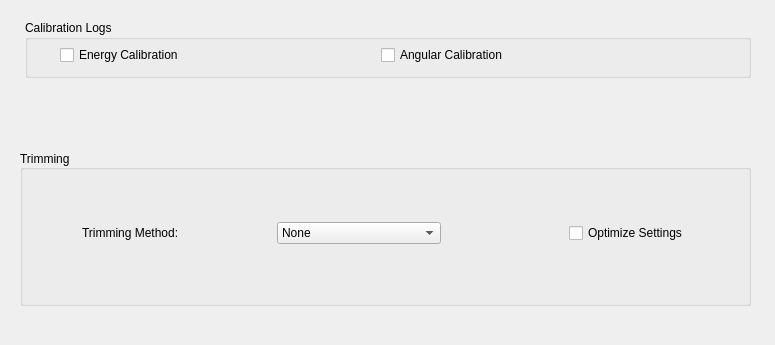
<?xml version="1.0" encoding="UTF-8"?>
<ui version="4.0">
 <class>TabAdvancedObject</class>
 <widget class="QWidget" name="TabAdvancedObject">
  <property name="geometry">
   <rect>
    <x>0</x>
    <y>0</y>
    <width>775</width>
    <height>345</height>
   </rect>
  </property>
  <property name="sizePolicy">
   <sizepolicy hsizetype="Preferred" vsizetype="Fixed">
    <horstretch>0</horstretch>
    <verstretch>0</verstretch>
   </sizepolicy>
  </property>
  <property name="minimumSize">
   <size>
    <width>0</width>
    <height>0</height>
   </size>
  </property>
  <property name="maximumSize">
   <size>
    <width>1000</width>
    <height>1000</height>
   </size>
  </property>
  <property name="windowTitle">
   <string>Form</string>
  </property>
  <widget class="QGroupBox" name="groupBox_3">
   <property name="geometry">
    <rect>
     <x>25</x>
     <y>20</y>
     <width>726</width>
     <height>58</height>
    </rect>
   </property>
   <property name="title">
    <string>Calibration Logs</string>
   </property>
   <widget class="QWidget" name="horizontalLayoutWidget_2">
    <property name="geometry">
     <rect>
      <x>35</x>
      <y>20</y>
      <width>626</width>
      <height>31</height>
     </rect>
    </property>
    <layout class="QHBoxLayout" name="horizontalLayout_3">
     <property name="spacing">
      <number>15</number>
     </property>
     <item>
      <widget class="QCheckBox" name="checkBox_3">
       <property name="text">
        <string>Energy Calibration</string>
       </property>
      </widget>
     </item>
     <item>
      <widget class="QCheckBox" name="checkBox_4">
       <property name="text">
        <string>Angular Calibration</string>
       </property>
      </widget>
     </item>
    </layout>
   </widget>
  </widget>
  <widget class="QGroupBox" name="groupBox_4">
   <property name="enabled">
    <bool>true</bool>
   </property>
   <property name="geometry">
    <rect>
     <x>20</x>
     <y>150</y>
     <width>731</width>
     <height>156</height>
    </rect>
   </property>
   <property name="title">
    <string>Trimming</string>
   </property>
   <property name="alignment">
    <set>Qt::AlignLeading|Qt::AlignLeft|Qt::AlignVCenter</set>
   </property>
   <property name="flat">
    <bool>false</bool>
   </property>
   <widget class="QWidget" name="gridLayoutWidget_6">
    <property name="geometry">
     <rect>
      <x>15</x>
      <y>20</y>
      <width>701</width>
      <height>126</height>
     </rect>
    </property>
    <layout class="QGridLayout" name="gridLayout_6">
     <item row="0" column="1">
      <spacer name="horizontalSpacer_17">
       <property name="orientation">
        <enum>Qt::Horizontal</enum>
       </property>
       <property name="sizeType">
        <enum>QSizePolicy::Fixed</enum>
       </property>
       <property name="sizeHint" stdset="0">
        <size>
         <width>45</width>
         <height>10</height>
        </size>
       </property>
      </spacer>
     </item>
     <item row="0" column="0">
      <widget class="QLabel" name="label">
       <property name="sizePolicy">
        <sizepolicy hsizetype="Fixed" vsizetype="Preferred">
         <horstretch>0</horstretch>
         <verstretch>0</verstretch>
        </sizepolicy>
       </property>
       <property name="text">
        <string>Trimming Method:</string>
       </property>
      </widget>
     </item>
     <item row="0" column="2">
      <widget class="QComboBox" name="comboBox">
       <property name="sizePolicy">
        <sizepolicy hsizetype="Fixed" vsizetype="Fixed">
         <horstretch>0</horstretch>
         <verstretch>0</verstretch>
        </sizepolicy>
       </property>
       <item>
        <property name="text">
         <string>None</string>
        </property>
       </item>
       <item>
        <property name="text">
         <string>Adjust to Fix Count Level</string>
        </property>
       </item>
       <item>
        <property name="text">
         <string>Equalize to Median</string>
        </property>
       </item>
      </widget>
     </item>
     <item row="0" column="3">
      <spacer name="horizontalSpacer_18">
       <property name="orientation">
        <enum>Qt::Horizontal</enum>
       </property>
       <property name="sizeType">
        <enum>QSizePolicy::Fixed</enum>
       </property>
       <property name="sizeHint" stdset="0">
        <size>
         <width>75</width>
         <height>10</height>
        </size>
       </property>
      </spacer>
     </item>
     <item row="0" column="4">
      <widget class="QCheckBox" name="chkSaveAll">
       <property name="enabled">
        <bool>true</bool>
       </property>
       <property name="sizePolicy">
        <sizepolicy hsizetype="Fixed" vsizetype="Fixed">
         <horstretch>0</horstretch>
         <verstretch>0</verstretch>
        </sizepolicy>
       </property>
       <property name="text">
        <string>Optimize Settings</string>
       </property>
      </widget>
     </item>
    </layout>
   </widget>
  </widget>
 </widget>
 <resources/>
 <connections/>
</ui>
